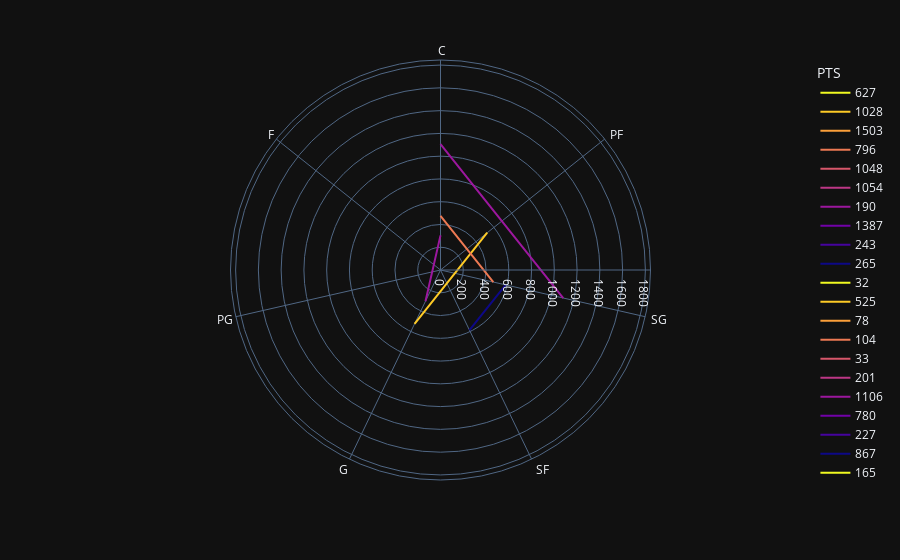

The notebook cell this image was saved under:
### Code cell
import plotly.express as px
df = px.data.wind()
fig = px.line_polar(first_year, r="PTS", theta="POSITION", color="PTS", line_close=True,
                    color_discrete_sequence=px.colors.sequential.Plasma_r,
                    template="plotly_dark",)
fig.show()

### Figure 1 — Plotly figure (JSON) as saved in the notebook; plotly's stock layout.template omitted (floating-point values rounded to 4 significant figures)
{"data": [{"hovertemplate": "PTS=%{r}<br>POSITION=%{theta}<extra></extra>", "legendgroup": "627", "line": {"color": "#f0f921", "dash": "solid"}, "mode": "lines", "name": "627", "r": [627, 627, 627, 627], "showlegend": true, "subplot": "polar", "theta": [" C", " C", " C", " C"], "type": "scatterpolar"}, {"hovertemplate": "PTS=%{r}<br>POSITION=%{theta}<extra></extra>", "legendgroup": "1028", "line": {"color": "#fdca26", "dash": "solid"}, "mode": "lines", "name": "1028", "r": [1028, 1028], "showlegend": true, "subplot": "polar", "theta": [" PF", " PF"], "type": "scatterpolar"}, {"hovertemplate": "PTS=%{r}<br>POSITION=%{theta}<extra></extra>", "legendgroup": "1503", "line": {"color": "#fb9f3a", "dash": "solid"}, "mode": "lines", "name": "1503", "r": [1503, 1503], "showlegend": true, "subplot": "polar", "theta": [" C", " C"], "type": "scatterpolar"}, {"hovertemplate": "PTS=%{r}<br>POSITION=%{theta}<extra></extra>", "legendgroup": "796", "line": {"color": "#ed7953", "dash": "solid"}, "mode": "lines", "name": "796", "r": [796, 796, 796], "showlegend": true, "subplot": "polar", "theta": [" C", " C", " C"], "type": "scatterpolar"}, {"hovertemplate": "PTS=%{r}<br>POSITION=%{theta}<extra></extra>", "legendgroup": "1048", "line": {"color": "#d8576b", "dash": "solid"}, "mode": "lines", "name": "1048", "r": [1048, 1048], "showlegend": true, "subplot": "polar", "theta": [" SG", " SG"], "type": "scatterpolar"}, {"hovertemplate": "PTS=%{r}<br>POSITION=%{theta}<extra></extra>", "legendgroup": "1054", "line": {"color": "#bd3786", "dash": "solid"}, "mode": "lines", "name": "1054", "r": [1054, 1054], "showlegend": true, "subplot": "polar", "theta": [" SG", " SG"], "type": "scatterpolar"}, {"hovertemplate": "PTS=%{r}<br>POSITION=%{theta}<extra></extra>", "legendgroup": "190", "line": {"color": "#9c179e", "dash": "solid"}, "mode": "lines", "name": "190", "r": [190, 190], "showlegend": true, "subplot": "polar", "theta": [" SG", " SG"], "type": "scatterpolar"}, {"hovertemplate": "PTS=%{r}<br>POSITION=%{theta}<extra></extra>", "legendgroup": "1387", "line": {"color": "#7201a8", "dash": "solid"}, "mode": "lines", "name": "1387", "r": [1387, 1387, 1387], "showlegend": true, "subplot": "polar", "theta": [" SF", " SF", " SF"], "type": "scatterpolar"}, {"hovertemplate": "PTS=%{r}<br>POSITION=%{theta}<extra></extra>", "legendgroup": "243", "line": {"color": "#46039f", "dash": "solid"}, "mode": "lines", "name": "243", "r": [243, 243], "showlegend": true, "subplot": "polar", "theta": [" PF", " PF"], "type": "scatterpolar"}, {"hovertemplate": "PTS=%{r}<br>POSITION=%{theta}<extra></extra>", "legendgroup": "265", "line": {"color": "#0d0887", "dash": "solid"}, "mode": "lines", "name": "265", "r": [265, 265, 265], "showlegend": true, "subplot": "polar", "theta": [" C", " C", " C"], "type": "scatterpolar"}, {"hovertemplate": "PTS=%{r}<br>POSITION=%{theta}<extra></extra>", "legendgroup": "32", "line": {"color": "#f0f921", "dash": "solid"}, "mode": "lines", "name": "32", "r": [32, 32], "showlegend": true, "subplot": "polar", "theta": [" SF", " SF"], "type": "scatterpolar"}, {"hovertemplate": "PTS=%{r}<br>POSITION=%{theta}<extra></extra>", "legendgroup": "525", "line": {"color": "#fdca26", "dash": "solid"}, "mode": "lines", "name": "525", "r": [525, 525, 525, 525, 525, 525], "showlegend": true, "subplot": "polar", "theta": [" PF", " PF", " G", " G", " G", " PF"], "type": "scatterpolar"}, {"hovertemplate": "PTS=%{r}<br>POSITION=%{theta}<extra></extra>", "legendgroup": "78", "line": {"color": "#fb9f3a", "dash": "solid"}, "mode": "lines", "name": "78", "r": [78, 78, 78, 78], "showlegend": true, "subplot": "polar", "theta": [" SF", " SF", " SF", " SF"], "type": "scatterpolar"}, {"hovertemplate": "PTS=%{r}<br>POSITION=%{theta}<extra></extra>", "legendgroup": "104", "line": {"color": "#ed7953", "dash": "solid"}, "mode": "lines", "name": "104", "r": [104, 104, 104], "showlegend": true, "subplot": "polar", "theta": [" C", " C", " C"], "type": "scatterpolar"}, {"hovertemplate": "PTS=%{r}<br>POSITION=%{theta}<extra></extra>", "legendgroup": "33", "line": {"color": "#d8576b", "dash": "solid"}, "mode": "lines", "name": "33", "r": [33, 33], "showlegend": true, "subplot": "polar", "theta": [" G", " G"], "type": "scatterpolar"}, {"hovertemplate": "PTS=%{r}<br>POSITION=%{theta}<extra></extra>", "legendgroup": "201", "line": {"color": "#bd3786", "dash": "solid"}, "mode": "lines", "name": "201", "r": [201, 201, 201, 201], "showlegend": true, "subplot": "polar", "theta": [" SG", " SG", " SG", " SG"], "type": "scatterpolar"}, {"hovertemplate": "PTS=%{r}<br>POSITION=%{theta}<extra></extra>", "legendgroup": "1106", "line": {"color": "#9c179e", "dash": "solid"}, "mode": "lines", "name": "1106", "r": [1106, 1106, 1106, 1106, 1106, 1106, 1106, 1106, 1106, 1106, 1106], "showlegend": true, "subplot": "polar", "theta": [" SG", " SG", " C", " C", " C", " C", " C", " C", " C", " C", " SG"], "type": "scatterpolar"}, {"hovertemplate": "PTS=%{r}<br>POSITION=%{theta}<extra></extra>", "legendgroup": "780", "line": {"color": "#7201a8", "dash": "solid"}, "mode": "lines", "name": "780", "r": [780, 780, 780, 780, 780], "showlegend": true, "subplot": "polar", "theta": [" SG", " SG", " SG", " SG", " SG"], "type": "scatterpolar"}, {"hovertemplate": "PTS=%{r}<br>POSITION=%{theta}<extra></extra>", "legendgroup": "227", "line": {"color": "#46039f", "dash": "solid"}, "mode": "lines", "name": "227", "r": [227, 227], "showlegend": true, "subplot": "polar", "theta": [" PF", " PF"], "type": "scatterpolar"}, {"hovertemplate": "PTS=%{r}<br>POSITION=%{theta}<extra></extra>", "legendgroup": "867", "line": {"color": "#0d0887", "dash": "solid"}, "mode": "lines", "name": "867", "r": [867, 867, 867, 867, 867], "showlegend": true, "subplot": "polar", "theta": [" PF", " PF", " PF", " PF", " PF"], "type": "scatterpolar"}, {"hovertemplate": "PTS=%{r}<br>POSITION=%{theta}<extra></extra>", "legendgroup": "165", "line": {"color": "#f0f921", "dash": "solid"}, "mode": "lines", "name": "165", "r": [165, 165, 165], "showlegend": true, "subplot": "polar", "theta": [" SF", " SF", " SF"], "type": "scatterpolar"}, {"hovertemplate": "PTS=%{r}<br>POSITION=%{theta}<extra></extra>", "legendgroup": "1562", "line": {"color": "#fdca26", "dash": "solid"}, "mode": "lines", "name": "1562", "r": [1562, 1562, 1562, 1562, 1562], "showlegend": true, "subplot": "polar", "theta": [" PG", " PG", " PG", " PG", " PG"], "type": "scatterpolar"}, {"hovertemplate": "PTS=%{r}<br>POSITION=%{theta}<extra></extra>", "legendgroup": "748", "line": {"color": "#fb9f3a", "dash": "solid"}, "mode": "lines", "name": "748", "r": [748, 748, 748, 748], "showlegend": true, "subplot": "polar", "theta": [" SF", " SF", " SF", " SF"], "type": "scatterpolar"}, {"hovertemplate": "PTS=%{r}<br>POSITION=%{theta}<extra></extra>", "legendgroup": "476", "line": {"color": "#ed7953", "dash": "solid"}, "mode": "lines", "name": "476", "r": [476, 476, 476, 476, 476, 476, 476, 476, 476, 476, 476], "showlegend": true, "subplot": "polar", "theta": [" C", " C", " C", " C", " SG", " SG", " SG", " SG", " SG", " SG", " C"], "type": "scatterpolar"}, {"hovertemplate": "PTS=%{r}<br>POSITION=%{theta}<extra></extra>", "legendgroup": "826", "line": {"color": "#d8576b", "dash": "solid"}, "mode": "lines", "name": "826", "r": [826, 826, 826], "showlegend": true, "subplot": "polar", "theta": [" SG", " SG", " SG"], "type": "scatterpolar"}, {"hovertemplate": "PTS=%{r}<br>POSITION=%{theta}<extra></extra>", "legendgroup": "494", "line": {"color": "#bd3786", "dash": "solid"}, "mode": "lines", "name": "494", "r": [494, 494, 494, 494, 494, 494], "showlegend": true, "subplot": "polar", "theta": [" C", " C", " C", " C", " C", " C"], "type": "scatterpolar"}, {"hovertemplate": "PTS=%{r}<br>POSITION=%{theta}<extra></extra>", "legendgroup": "304", "line": {"color": "#9c179e", "dash": "solid"}, "mode": "lines", "name": "304", "r": [304, 304, 304, 304, 304, 304, 304, 304, 304, 304, 304, 304, 304], "showlegend": true, "subplot": "polar", "theta": [" C", " C", " G", " G", " G", " G", " G", " G", " G", " G", " G", " G", " C"], "type": "scatterpolar"}, {"hovertemplate": "PTS=%{r}<br>POSITION=%{theta}<extra></extra>", "legendgroup": "283", "line": {"color": "#7201a8", "dash": "solid"}, "mode": "lines", "name": "283", "r": [283, 283], "showlegend": true, "subplot": "polar", "theta": [" C", " C"], "type": "scatterpolar"}, {"hovertemplate": "PTS=%{r}<br>POSITION=%{theta}<extra></extra>", "legendgroup": "799", "line": {"color": "#46039f", "dash": "solid"}, "mode": "lines", "name": "799", "r": [799, 799], "showlegend": true, "subplot": "polar", "theta": [" PG", " PG"], "type": "scatterpolar"}, {"hovertemplate": "PTS=%{r}<br>POSITION=%{theta}<extra></extra>", "legendgroup": "507", "line": {"color": "#0d0887", "dash": "solid"}, "mode": "lines", "name": "507", "r": [507, 507, 507, 507, 507], "showlegend": true, "subplot": "polar", "theta": [" SF", " SF", " SF", " SF", " SF"], "type": "scatterpolar"}, {"hovertemplate": "PTS=%{r}<br>POSITION=%{theta}<extra></extra>", "legendgroup": "140", "line": {"color": "#f0f921", "dash": "solid"}, "mode": "lines", "name": "140", "r": [140, 140], "showlegend": true, "subplot": "polar", "theta": [" PG", " PG"], "type": "scatterpolar"}, {"hovertemplate": "PTS=%{r}<br>POSITION=%{theta}<extra></extra>", "legendgroup": "944", "line": {"color": "#fdca26", "dash": "solid"}, "mode": "lines", "name": "944", "r": [944, 944, 944, 944], "showlegend": true, "subplot": "polar", "theta": [" PG", " PG", " PG", " PG"], "type": "scatterpolar"}, {"hovertemplate": "PTS=%{r}<br>POSITION=%{theta}<extra></extra>", "legendgroup": "599", "line": {"color": "#fb9f3a", "dash": "solid"}, "mode": "lines", "name": "599", "r": [599, 599, 599, 599, 599, 599], "showlegend": true, "subplot": "polar", "theta": [" SF", " SF", " SF", " SF", " SF", " SF"], "type": "scatterpolar"}, {"hovertemplate": "PTS=%{r}<br>POSITION=%{theta}<extra></extra>", "legendgroup": "208", "line": {"color": "#ed7953", "dash": "solid"}, "mode": "lines", "name": "208", "r": [208, 208, 208, 208], "showlegend": true, "subplot": "polar", "theta": [" SF", " SF", " SF", " SF"], "type": "scatterpolar"}, {"hovertemplate": "PTS=%{r}<br>POSITION=%{theta}<extra></extra>", "legendgroup": "109", "line": {"color": "#d8576b", "dash": "solid"}, "mode": "lines", "name": "109", "r": [109, 109, 109, 109, 109], "showlegend": true, "subplot": "polar", "theta": [" SF", " SF", " SF", " SF", " SF"], "type": "scatterpolar"}, {"hovertemplate": "PTS=%{r}<br>POSITION=%{theta}<extra></extra>", "legendgroup": "543", "line": {"color": "#bd3786", "dash": "solid"}, "mode": "lines", "name": "543", "r": [543, 543], "showlegend": true, "subplot": "polar", "theta": [" PG", " PG"], "type": "scatterpolar"}, {"hovertemplate": "PTS=%{r}<br>POSITION=%{theta}<extra></extra>", "legendgroup": "533", "line": {"color": "#9c179e", "dash": "solid"}, "mode": "lines", "name": "533", "r": [533, 533], "showlegend": true, "subplot": "polar", "theta": [" C", " C"], "type": "scatterpolar"}, {"hovertemplate": "PTS=%{r}<br>POSITION=%{theta}<extra></extra>", "legendgroup": "751", "line": {"color": "#7201a8", "dash": "solid"}, "mode": "lines", "name": "751", "r": [751, 751, 751], "showlegend": true, "subplot": "polar", "theta": [" C", " C", " C"], "type": "scatterpolar"}, {"hovertemplate": "PTS=%{r}<br>POSITION=%{theta}<extra></extra>", "legendgroup": "180", "line": {"color": "#46039f", "dash": "solid"}, "mode": "lines", "name": "180", "r": [180, 180], "showlegend": true, "subplot": "polar", "theta": [" C", " C"], "type": "scatterpolar"}, {"hovertemplate": "PTS=%{r}<br>POSITION=%{theta}<extra></extra>", "legendgroup": "353", "line": {"color": "#0d0887", "dash": "solid"}, "mode": "lines", "name": "353", "r": [353, 353], "showlegend": true, "subplot": "polar", "theta": [" C", " C"], "type": "scatterpolar"}, {"hovertemplate": "PTS=%{r}<br>POSITION=%{theta}<extra></extra>", "legendgroup": "0", "line": {"color": "#f0f921", "dash": "solid"}, "mode": "lines", "name": "0", "r": [0, 0, 0, 0, 0], "showlegend": true, "subplot": "polar", "theta": [" C", " C", " C", " C", " C"], "type": "scatterpolar"}, {"hovertemplate": "PTS=%{r}<br>POSITION=%{theta}<extra></extra>", "legendgroup": "3", "line": {"color": "#fdca26", "dash": "solid"}, "mode": "lines", "name": "3", "r": [3, 3], "showlegend": true, "subplot": "polar", "theta": [" C", " C"], "type": "scatterpolar"}, {"hovertemplate": "PTS=%{r}<br>POSITION=%{theta}<extra></extra>", "legendgroup": "359", "line": {"color": "#fb9f3a", "dash": "solid"}, "mode": "lines", "name": "359", "r": [359, 359, 359], "showlegend": true, "subplot": "polar", "theta": [" C", " C", " C"], "type": "scatterpolar"}, {"hovertemplate": "PTS=%{r}<br>POSITION=%{theta}<extra></extra>", "legendgroup": "388", "line": {"color": "#ed7953", "dash": "solid"}, "mode": "lines", "name": "388", "r": [388, 388, 388, 388, 388, 388], "showlegend": true, "subplot": "polar", "theta": [" SF", " SF", " SF", " SF", " SF", " SF"], "type": "scatterpolar"}, {"hovertemplate": "PTS=%{r}<br>POSITION=%{theta}<extra></extra>", "legendgroup": "1845", "line": {"color": "#d8576b", "dash": "solid"}, "mode": "lines", "name": "1845", "r": [1845, 1845, 1845, 1845, 1845, 1845, 1845, 1845, 1845], "showlegend": true, "subplot": "polar", "theta": [" PF", " PF", " PF", " PF", " PF", " PF", " PF", " PF", " PF"], "type": "scatterpolar"}, {"hovertemplate": "PTS=%{r}<br>POSITION=%{theta}<extra></extra>", "legendgroup": "1143", "line": {"color": "#bd3786", "dash": "solid"}, "mode": "lines", "name": "1143", "r": [1143, 1143, 1143], "showlegend": true, "subplot": "polar", "theta": [" C", " C", " C"], "type": "scatterpolar"}, {"hovertemplate": "PTS=%{r}<br>POSITION=%{theta}<extra></extra>", "legendgroup": "1131", "line": {"color": "#9c179e", "dash": "solid"}, "mode": "lines", "name": "1131", "r": [1131, 1131, 1131, 1131], "showlegend": true, "subplot": "polar", "theta": [" PG", " PG", " PG", " PG"], "type": "scatterpolar"}, {"hovertemplate": "PTS=%{r}<br>POSITION=%{theta}<extra></extra>", "legendgroup": "1399", "line": {"color": "#7201a8", "dash": "solid"}, "mode": "lines", "name": "1399", "r": [1399, 1399, 1399, 1399], "showlegend": true, "subplot": "polar", "theta": [" PG", " PG", " PG", " PG"], "type": "scatterpolar"}, {"hovertemplate": "PTS=%{r}<br>POSITION=%{theta}<extra></extra>", "legendgroup": "769", "line": {"color": "#46039f", "dash": "solid"}, "mode": "lines", "name": "769", "r": [769, 769, 769], "showlegend": true, "subplot": "polar", "theta": [" SG", " SG", " SG"], "type": "scatterpolar"}, {"hovertemplate": "PTS=%{r}<br>POSITION=%{theta}<extra></extra>", "legendgroup": "587", "line": {"color": "#0d0887", "dash": "solid"}, "mode": "lines", "name": "587", "r": [587, 587, 587, 587, 587, 587], "showlegend": true, "subplot": "polar", "theta": [" SG", " SG", " SG", " SF", " SF", " SG"], "type": "scatterpolar"}, {"hovertemplate": "PTS=%{r}<br>POSITION=%{theta}<extra></extra>", "legendgroup": "753", "line": {"color": "#f0f921", "dash": "solid"}, "mode": "lines", "name": "753", "r": [753, 753, 753, 753, 753, 753, 753, 753], "showlegend": true, "subplot": "polar", "theta": [" SG", " SG", " SG", " SG", " SG", " SG", " SG", " SG"], "type": "scatterpolar"}, {"hovertemplate": "PTS=%{r}<br>POSITION=%{theta}<extra></extra>", "legendgroup": "461", "line": {"color": "#fdca26", "dash": "solid"}, "mode": "lines", "name": "461", "r": [461, 461, 461, 461, 461], "showlegend": true, "subplot": "polar", "theta": [" C", " C", " C", " C", " C"], "type": "scatterpolar"}, {"hovertemplate": "PTS=%{r}<br>POSITION=%{theta}<extra></extra>", "legendgroup": "662", "line": {"color": "#fb9f3a", "dash": "solid"}, "mode": "lines", "name": "662", "r": [662, 662, 662, 662, 662], "showlegend": true, "subplot": "polar", "theta": [" SF", " SF", " SF", " SF", " SF"], "type": "scatterpolar"}, {"hovertemplate": "PTS=%{r}<br>POSITION=%{theta}<extra></extra>", "legendgroup": "426", "line": {"color": "#ed7953", "dash": "solid"}, "mode": "lines", "name": "426", "r": [426, 426, 426, 426], "showlegend": true, "subplot": "polar", "theta": [" SG", " SG", " SG", " SG"], "type": "scatterpolar"}, {"hovertemplate": "PTS=%{r}<br>POSITION=%{theta}<extra></extra>", "legendgroup": "1068", "line": {"color": "#d8576b", "dash": "solid"}, "mode": "lines", "name": "1068", "r": [1068, 1068, 1068, 1068, 1068, 1068, 1068], "showlegend": true, "subplot": "polar", "theta": [" C", " C", " C", " C", " C", " C", " C"], "type": "scatterpolar"}, {"hovertemplate": "PTS=%{r}<br>POSITION=%{theta}<extra></extra>", "legendgroup": "1256", "line": {"color": "#bd3786", "dash": "solid"}, "mode": "lines", "name": "1256", "r": [1256, 1256, 1256, 1256, 1256, 1256, 1256, 1256, 1256], "showlegend": true, "subplot": "polar", "theta": [" PG", " PG", " PG", " PG", " PG", " PG", " PG", " PG", " PG"], "type": "scatterpolar"}, {"hovertemplate": "PTS=%{r}<br>POSITION=%{theta}<extra></extra>", "legendgroup": "246", "line": {"color": "#9c179e", "dash": "solid"}, "mode": "lines", "name": "246", "r": [246, 246], "showlegend": true, "subplot": "polar", "theta": [" PG", " PG"], "type": "scatterpolar"}, {"hovertemplate": "PTS=%{r}<br>POSITION=%{theta}<extra></extra>", "legendgroup": "1252", "line": {"color": "#7201a8", "dash": "solid"}, "mode": "lines", "name": "1252", "r": [1252, 1252, 1252, 1252, 1252], "showlegend": true, "subplot": "polar", "theta": [" SG", " SG", " SG", " SG", " SG"], "type": "scatterpolar"}, {"hovertemplate": "PTS=%{r}<br>POSITION=%{theta}<extra></extra>", "legendgroup": "1361", "line": {"color": "#46039f", "dash": "solid"}, "mode": "lines", "name": "1361", "r": [1361, 1361, 1361, 1361, 1361, 1361], "showlegend": true, "subplot": "polar", "theta": [" PG", " PG", " PG", " PG", " PG", " PG"], "type": "scatterpolar"}, {"hovertemplate": "PTS=%{r}<br>POSITION=%{theta}<extra></extra>", "legendgroup": "899", "line": {"color": "#0d0887", "dash": "solid"}, "mode": "lines", "name": "899", "r": [899, 899, 899, 899, 899, 899, 899, 899, 899], "showlegend": true, "subplot": "polar", "theta": [" PF", " PF", " PF", " PF", " PF", " PF", " PF", " PF", " PF"], "type": "scatterpolar"}, {"hovertemplate": "PTS=%{r}<br>POSITION=%{theta}<extra></extra>", "legendgroup": "170", "line": {"color": "#f0f921", "dash": "solid"}, "mode": "lines", "name": "170", "r": [170, 170, 170, 170], "showlegend": true, "subplot": "polar", "theta": [" PF", " PF", " PF", " PF"], "type": "scatterpolar"}, {"hovertemplate": "PTS=%{r}<br>POSITION=%{theta}<extra></extra>", "legendgroup": "975", "line": {"color": "#fdca26", "dash": "solid"}, "mode": "lines", "name": "975", "r": [975, 975, 975, 975, 975, 975, 975, 975, 975], "showlegend": true, "subplot": "polar", "theta": [" C", " C", " C", " C", " C", " C", " C", " C", " C"], "type": "scatterpolar"}, {"hovertemplate": "PTS=%{r}<br>POSITION=%{theta}<extra></extra>", "legendgroup": "487", "line": {"color": "#fb9f3a", "dash": "solid"}, "mode": "lines", "name": "487", "r": [487, 487, 487], "showlegend": true, "subplot": "polar", "theta": [" PF", " PF", " PF"], "type": "scatterpolar"}, {"hovertemplate": "PTS=%{r}<br>POSITION=%{theta}<extra></extra>", "legendgroup": "228", "line": {"color": "#ed7953", "dash": "solid"}, "mode": "lines", "name": "228", "r": [228, 228, 228, 228, 228], "showlegend": true, "subplot": "polar", "theta": [" C", " C", " C", " C", " C"], "type": "scatterpolar"}, {"hovertemplate": "PTS=%{r}<br>POSITION=%{theta}<extra></extra>", "legendgroup": "488", "line": {"color": "#d8576b", "dash": "solid"}, "mode": "lines", "name": "488", "r": [488, 488, 488], "showlegend": true, "subplot": "polar", "theta": [" C", " C", " C"], "type": "scatterpolar"}, {"hovertemplate": "PTS=%{r}<br>POSITION=%{theta}<extra></extra>", "legendgroup": "821", "line": {"color": "#bd3786", "dash": "solid"}, "mode": "lines", "name": "821", "r": [821, 821, 821, 821, 821, 821], "showlegend": true, "subplot": "polar", "theta": [" PF", " PF", " PF", " PF", " PF", " PF"], "type": "scatterpolar"}, {"hovertemplate": "PTS=%{r}<br>POSITION=%{theta}<extra></extra>", "legendgroup": "1624", "line": {"color": "#9c179e", "dash": "solid"}, "mode": "lines", "name": "1624", "r": [1624, 1624, 1624, 1624, 1624, 1624, 1624, 1624, 1624], "showlegend": true, "subplot": "polar", "theta": [" SF", " SF", " SF", " SF", " SF", " SF", " SF", " SF", " SF"], "type": "scatterpolar"}, {"hovertemplate": "PTS=%{r}<br>POSITION=%{theta}<extra></extra>", "legendgroup": "498", "line": {"color": "#7201a8", "dash": "solid"}, "mode": "lines", "name": "498", "r": [498, 498, 498, 498, 498], "showlegend": true, "subplot": "polar", "theta": [" PG", " PG", " PG", " PG", " PG"], "type": "scatterpolar"}, {"hovertemplate": "PTS=%{r}<br>POSITION=%{theta}<extra></extra>", "legendgroup": "56", "line": {"color": "#46039f", "dash": "solid"}, "mode": "lines", "name": "56", "r": [56, 56, 56, 56], "showlegend": true, "subplot": "polar", "theta": [" PG", " PG", " PG", " PG"], "type": "scatterpolar"}, {"hovertemplate": "PTS=%{r}<br>POSITION=%{theta}<extra></extra>", "legendgroup": "559", "line": {"color": "#0d0887", "dash": "solid"}, "mode": "lines", "name": "559", "r": [559, 559, 559, 559, 559, 559], "showlegend": true, "subplot": "polar", "theta": [" PF", " PF", " PF", " PF", " PF", " PF"], "type": "scatterpolar"}, {"hovertemplate": "PTS=%{r}<br>POSITION=%{theta}<extra></extra>", "legendgroup": "501", "line": {"color": "#f0f921", "dash": "solid"}, "mode": "lines", "name": "501", "r": [501, 501], "showlegend": true, "subplot": "polar", "theta": [" PG", " PG"], "type": "scatterpolar"}, {"hovertemplate": "PTS=%{r}<br>POSITION=%{theta}<extra></extra>", "legendgroup": "955", "line": {"color": "#fdca26", "dash": "solid"}, "mode": "lines", "name": "955", "r": [955, 955, 955], "showlegend": true, "subplot": "polar", "theta": [" SG", " SG", " SG"], "type": "scatterpolar"}, {"hovertemplate": "PTS=%{r}<br>POSITION=%{theta}<extra></extra>", "legendgroup": "565", "line": {"color": "#fb9f3a", "dash": "solid"}, "mode": "lines", "name": "565", "r": [565, 565, 565, 565, 565, 565, 565, 565, 565, 565], "showlegend": true, "subplot": "polar", "theta": [" PF", " PF", " PF", " PF", " PF", " PF", " PF", " PF", " PF", " PF"], "type": "scatterpolar"}, {"hovertemplate": "PTS=%{r}<br>POSITION=%{theta}<extra></extra>", "legendgroup": "846", "line": {"color": "#ed7953", "dash": "solid"}, "mode": "lines", "name": "846", "r": [846, 846, 846, 846, 846, 846], "showlegend": true, "subplot": "polar", "theta": [" SF", " SF", " SF", " SF", " SF", " SF"], "type": "scatterpolar"}, {"hovertemplate": "PTS=%{r}<br>POSITION=%{theta}<extra></extra>", "legendgroup": "1258", "line": {"color": "#d8576b", "dash": "solid"}, "mode": "lines", "name": "1258", "r": [1258, 1258, 1258, 1258, 1258, 1258, 1258, 1258, 1258, 1258, 1258, 1258], "showlegend": true, "subplot": "polar", "theta": [" PG", " PG", " PG", " PG", " PG", " PG", " PG", " PG", " PG", " PG", " PG", " PG"], "type": "scatterpolar"}, {"hovertemplate": "PTS=%{r}<br>POSITION=%{theta}<extra></extra>", "legendgroup": "345", "line": {"color": "#bd3786", "dash": "solid"}, "mode": "lines", "name": "345", "r": [345, 345, 345, 345], "showlegend": true, "subplot": "polar", "theta": [" PF", " PF", " PF", " PF"], "type": "scatterpolar"}, {"hovertemplate": "PTS=%{r}<br>POSITION=%{theta}<extra></extra>", "legendgroup": "74", "line": {"color": "#9c179e", "dash": "solid"}, "mode": "lines", "name": "74", "r": [74, 74, 74, 74, 74], "showlegend": true, "subplot": "polar", "theta": [" C", " C", " C", " C", " C"], "type": "scatterpolar"}, {"hovertemplate": "PTS=%{r}<br>POSITION=%{theta}<extra></extra>", "legendgroup": "864", "line": {"color": "#7201a8", "dash": "solid"}, "mode": "lines", "name": "864", "r": [864, 864, 864, 864, 864, 864, 864], "showlegend": true, "subplot": "polar", "theta": [" PG", " PG", " PG", " PG", " PG", " PG", " PG"], "type": "scatterpolar"}, {"hovertemplate": "PTS=%{r}<br>POSITION=%{theta}<extra></extra>", "legendgroup": "768", "line": {"color": "#46039f", "dash": "solid"}, "mode": "lines", "name": "768", "r": [768, 768, 768, 768, 768], "showlegend": true, "subplot": "polar", "theta": [" C", " C", " C", " C", " C"], "type": "scatterpolar"}, {"hovertemplate": "PTS=%{r}<br>POSITION=%{theta}<extra></extra>", "legendgroup": "463", "line": {"color": "#0d0887", "dash": "solid"}, "mode": "lines", "name": "463", "r": [463, 463], "showlegend": true, "subplot": "polar", "theta": [" F", " F"], "type": "scatterpolar"}, {"hovertemplate": "PTS=%{r}<br>POSITION=%{theta}<extra></extra>", "legendgroup": "981", "line": {"color": "#f0f921", "dash": "solid"}, "mode": "lines", "name": "981", "r": [981, 981, 981, 981, 981, 981, 981, 981, 981, 981], "showlegend": true, "subplot": "polar", "theta": [" C", " C", " C", " C", " C", " C", " C", " C", " C", " C"], "type": "scatterpolar"}, {"hovertemplate": "PTS=%{r}<br>POSITION=%{theta}<extra></extra>", "legendgroup": "475", "line": {"color": "#fdca26", "dash": "solid"}, "mode": "lines", "name": "475", "r": [475, 475, 475, 475, 475, 475], "showlegend": true, "subplot": "polar", "theta": [" C", " C", " C", " C", " C", " C"], "type": "scatterpolar"}, {"hovertemplate": "PTS=%{r}<br>POSITION=%{theta}<extra></extra>", "legendgroup": "741", "line": {"color": "#fb9f3a", "dash": "solid"}, "mode": "lines", "name": "741", "r": [741, 741, 741, 741, 741, 741, 741], "showlegend": true, "subplot": "polar", "theta": [" SG", " SG", " SG", " SG", " SG", " SG", " SG"], "type": "scatterpolar"}, {"hovertemplate": "PTS=%{r}<br>POSITION=%{theta}<extra></extra>", "legendgroup": "131", "line": {"color": "#ed7953", "dash": "solid"}, "mode": "lines", "name": "131", "r": [131, 131], "showlegend": true, "subplot": "polar", "theta": [" SG", " SG"], "type": "scatterpolar"}, {"hovertemplate": "PTS=%{r}<br>POSITION=%{theta}<extra></extra>", "legendgroup": "715", "line": {"color": "#d8576b", "dash": "solid"}, "mode": "lines", "name": "715", "r": [715, 715, 715, 715], "showlegend": true, "subplot": "polar", "theta": [" PF", " PF", " PF", " PF"], "type": "scatterpolar"}, {"hovertemplate": "PTS=%{r}<br>POSITION=%{theta}<extra></extra>", "legendgroup": "1235", "line": {"color": "#bd3786", "dash": "solid"}, "mode": "lines", "name": "1235", "r": [1235, 1235], "showlegend": true, "subplot": "polar", "theta": [" SG", " SG"], "type": "scatterpolar"}, {"hovertemplate": "PTS=%{r}<br>POSITION=%{theta}<extra></extra>", "legendgroup": "711", "line": {"color": "#9c179e", "dash": "solid"}, "mode": "lines", "name": "711", "r": [711, 711, 711, 711, 711], "showlegend": true, "subplot": "polar", "theta": [" F", " F", " F", " F", " F"], "type": "scatterpolar"}, {"hovertemplate": "PTS=%{r}<br>POSITION=%{theta}<extra></extra>", "legendgroup": "1105", "line": {"color": "#7201a8", "dash": "solid"}, "mode": "lines", "name": "1105", "r": [1105, 1105, 1105, 1105], "showlegend": true, "subplot": "polar", "theta": [" C", " C", " C", " C"], "type": "scatterpolar"}, {"hovertemplate": "PTS=%{r}<br>POSITION=%{theta}<extra></extra>", "legendgroup": "499", "line": {"color": "#46039f", "dash": "solid"}, "mode": "lines", "name": "499", "r": [499, 499], "showlegend": true, "subplot": "polar", "theta": [" C", " C"], "type": "scatterpolar"}, {"hovertemplate": "PTS=%{r}<br>POSITION=%{theta}<extra></extra>", "legendgroup": "991", "line": {"color": "#0d0887", "dash": "solid"}, "mode": "lines", "name": "991", "r": [991, 991, 991, 991, 991, 991, 991, 991, 991, 991, 991], "showlegend": true, "subplot": "polar", "theta": [" G", " G", " G", " G", " G", " G", " G", " G", " G", " G", " G"], "type": "scatterpolar"}, {"hovertemplate": "PTS=%{r}<br>POSITION=%{theta}<extra></extra>", "legendgroup": "861", "line": {"color": "#f0f921", "dash": "solid"}, "mode": "lines", "name": "861", "r": [861, 861, 861, 861, 861, 861, 861, 861, 861, 861, 861], "showlegend": true, "subplot": "polar", "theta": [" PF", " PF", " PF", " PF", " PF", " PF", " PF", " PF", " PF", " PF", " PF"], "type": "scatterpolar"}, {"hovertemplate": "PTS=%{r}<br>POSITION=%{theta}<extra></extra>", "legendgroup": "1654", "line": {"color": "#fdca26", "dash": "solid"}, "mode": "lines", "name": "1654", "r": [1654, 1654, 1654, 1654, 1654, 1654, 1654, 1654, 1654, 1654, 1654, 1654, 1654], "showlegend": true, "subplot": "polar", "theta": [" SF", " SF", " SF", " SF", " SF", " SF", " SF", " SF", " SF", " SF", " SF", " SF", " SF"], "type": "scatterpolar"}, {"hovertemplate": "PTS=%{r}<br>POSITION=%{theta}<extra></extra>", "legendgroup": "1725", "line": {"color": "#fb9f3a", "dash": "solid"}, "mode": "lines", "name": "1725", "r": [1725, 1725, 1725, 1725, 1725, 1725, 1725, 1725, 1725, 1725, 1725, 1725], "showlegend": true, "subplot": "polar", "theta": [" PF", " PF", " PF", " PF", " PF", " PF", " PF", " PF", " PF", " PF", " PF", " PF"], "type": "scatterpolar"}, {"hovertemplate": "PTS=%{r}<br>POSITION=%{theta}<extra></extra>", "legendgroup": "810", "line": {"color": "#ed7953", "dash": "solid"}, "mode": "lines", "name": "810", "r": [810, 810, 810, 810, 810, 810, 810, 810], "showlegend": true, "subplot": "polar", "theta": [" PF", " PF", " PF", " PF", " PF", " PF", " PF", " PF"], "type": "scatterpolar"}, {"hovertemplate": "PTS=%{r}<br>POSITION=%{theta}<extra></extra>", "legendgroup": "1104", "line": {"color": "#d8576b", "dash": "solid"}, "mode": "lines", "name": "1104", "r": [1104, 1104, 1104, 1104, 1104, 1104], "showlegend": true, "subplot": "polar", "theta": [" C", " C", " C", " C", " C", " C"], "type": "scatterpolar"}, {"hovertemplate": "PTS=%{r}<br>POSITION=%{theta}<extra></extra>", "legendgroup": "742", "line": {"color": "#bd3786", "dash": "solid"}, "mode": "lines", "name": "742", "r": [742, 742, 742, 742, 742], "showlegend": true, "subplot": "polar", "theta": [" F", " F", " F", " F", " F"], "type": "scatterpolar"}, {"hovertemplate": "PTS=%{r}<br>POSITION=%{theta}<extra></extra>", "legendgroup": "436", "line": {"color": "#9c179e", "dash": "solid"}, "mode": "lines", "name": "436", "r": [436, 436, 436, 436, 436, 436], "showlegend": true, "subplot": "polar", "theta": [" C", " C", " C", " C", " C", " C"], "type": "scatterpolar"}, {"hovertemplate": "PTS=%{r}<br>POSITION=%{theta}<extra></extra>", "legendgroup": "880", "line": {"color": "#7201a8", "dash": "solid"}, "mode": "lines", "name": "880", "r": [880, 880, 880, 880, 880, 880, 880, 880], "showlegend": true, "subplot": "polar", "theta": [" SF", " SF", " SF", " SF", " SF", " SF", " SF", " SF"], "type": "scatterpolar"}, {"hovertemplate": "PTS=%{r}<br>POSITION=%{theta}<extra></extra>", "legendgroup": "705", "line": {"color": "#46039f", "dash": "solid"}, "mode": "lines", "name": "705", "r": [705, 705, 705, 705, 705, 705, 705], "showlegend": true, "subplot": "polar", "theta": [" G", " G", " G", " G", " G", " G", " G"], "type": "scatterpolar"}, {"hovertemplate": "PTS=%{r}<br>POSITION=%{theta}<extra></extra>", "legendgroup": "581", "line": {"color": "#0d0887", "dash": "solid"}, "mode": "lines", "name": "581", "r": [581, 581, 581, 581, 581, 581, 581, 581, 581, 581, 581], "showlegend": true, "subplot": "polar", "theta": [" G", " G", " G", " G", " G", " G", " G", " G", " G", " G", " G"], "type": "scatterpolar"}, {"hovertemplate": "PTS=%{r}<br>POSITION=%{theta}<extra></extra>", "legendgroup": "51", "line": {"color": "#f0f921", "dash": "solid"}, "mode": "lines", "name": "51", "r": [51, 51], "showlegend": true, "subplot": "polar", "theta": [" C", " C"], "type": "scatterpolar"}, {"hovertemplate": "PTS=%{r}<br>POSITION=%{theta}<extra></extra>", "legendgroup": "114", "line": {"color": "#fdca26", "dash": "solid"}, "mode": "lines", "name": "114", "r": [114, 114, 114, 114, 114, 114, 114, 114, 114, 114, 114], "showlegend": true, "subplot": "polar", "theta": [" F", " F", " F", " F", " F", " F", " F", " F", " F", " F", " F"], "type": "scatterpolar"}, {"hovertemplate": "PTS=%{r}<br>POSITION=%{theta}<extra></extra>", "legendgroup": "277", "line": {"color": "#fb9f3a", "dash": "solid"}, "mode": "lines", "name": "277", "r": [277, 277, 277, 277, 277, 277, 277, 277, 277, 277, 277], "showlegend": true, "subplot": "polar", "theta": [" G", " G", " G", " G", " G", " G", " G", " G", " G", " G", " G"], "type": "scatterpolar"}, {"hovertemplate": "PTS=%{r}<br>POSITION=%{theta}<extra></extra>", "legendgroup": "511", "line": {"color": "#ed7953", "dash": "solid"}, "mode": "lines", "name": "511", "r": [511, 511, 511, 511, 511, 511], "showlegend": true, "subplot": "polar", "theta": [" PG", " PG", " PG", " PG", " PG", " PG"], "type": "scatterpolar"}, {"hovertemplate": "PTS=%{r}<br>POSITION=%{theta}<extra></extra>", "legendgroup": "1151", "line": {"color": "#d8576b", "dash": "solid"}, "mode": "lines", "name": "1151", "r": [1151, 1151, 1151], "showlegend": true, "subplot": "polar", "theta": [" SG", " SG", " SG"], "type": "scatterpolar"}, {"hovertemplate": "PTS=%{r}<br>POSITION=%{theta}<extra></extra>", "legendgroup": "1441", "line": {"color": "#bd3786", "dash": "solid"}, "mode": "lines", "name": "1441", "r": [1441, 1441, 1441, 1441, 1441, 1441, 1441, 1441, 1441, 1441], "showlegend": true, "subplot": "polar", "theta": [" PF", " PF", " PF", " PF", " PF", " PF", " PF", " PF", " PF", " PF"], "type": "scatterpolar"}, {"hovertemplate": "PTS=%{r}<br>POSITION=%{theta}<extra></extra>", "legendgroup": "13", "line": {"color": "#9c179e", "dash": "solid"}, "mode": "lines", "name": "13", "r": [13, 13, 13, 13, 13, 13, 13], "showlegend": true, "subplot": "polar", "theta": [" SG", " SG", " SG", " SG", " SG", " SG", " SG"], "type": "scatterpolar"}, {"hovertemplate": "PTS=%{r}<br>POSITION=%{theta}<extra></extra>", "legendgroup": "814", "line": {"color": "#7201a8", "dash": "solid"}, "mode": "lines", "name": "814", "r": [814, 814, 814, 814, 814, 814, 814], "showlegend": true, "subplot": "polar", "theta": [" PF", " PF", " PF", " PF", " PF", " PF", " PF"], "type": "scatterpolar"}], "layout": {"legend": {"title": {"text": "PTS"}, "tracegroupgap": 0}, "margin": {"t": 60}, "polar": {"angularaxis": {"direction": "clockwise", "rotation": 90}, "domain": {"x": [0, 1], "y": [0, 1]}, "radialaxis": {"categoryarray": [627, 1028, 1503, 796, 1048, 1054, 190, 1387, 243, 265, 32, 525, 78, 104, 33, 201, 1106, 780, 227, 867, 165, 1562, 748, 476, 826, 494, 304, 283, 799, 507, 140, 944, 599, 208, 109, 543, 533, 751, 180, 353, 0, 3, 359, 388, 1845, 1143, 1131, 1399, 769, 587, 753, 461, 662, 426, 1068, 1256, 246, 1252, 1361, 899, 170, 975, 487, 228, 488, 821, 1624, 498, 56, 559, 501, 955, 565, 846, 1258, 345, 74, 864, 768, 463, 981, 475, 741, 131, 715, 1235, 711, 1105, 499, 991, 861, 1654, 1725, 810, 1104, 742, 436, 880, 705, 581, 51, 114, 277, 511, 1151, 1441, 13, 814], "categoryorder": "array"}}}}
